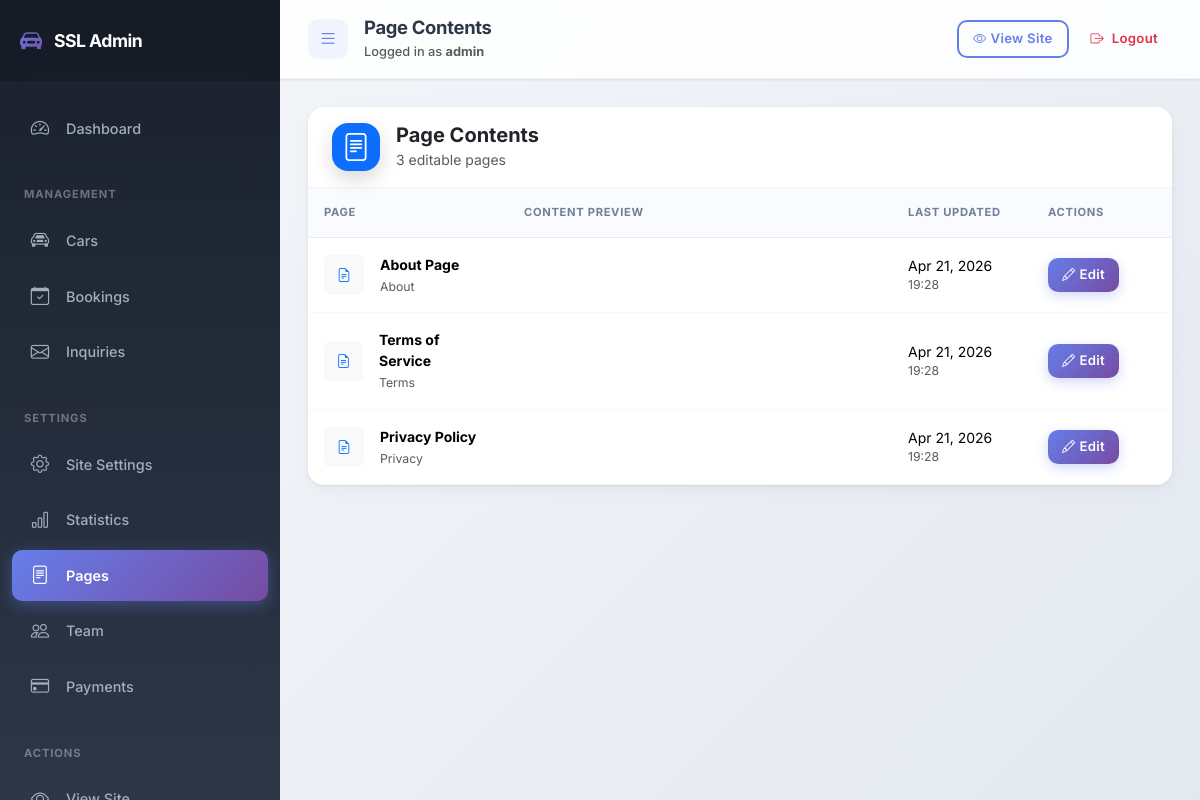
/dashboard/pages/ (signed in), run on the app's committed database.
### pages/models.py (models this page shows, shortened)
class PageContent(models.Model):
    PAGE_CHOICES = [
        ('about', 'About Page'),
        ('terms', 'Terms of Service'),
        ('privacy', 'Privacy Policy'),
    ]
    page_type = models.CharField(max_length=20, choices=PAGE_CHOICES, unique=True)
    content = models.TextField(help_text='HTML content for the page')
    meta_title = models.CharField(max_length=200, blank=True)
    meta_description = models.TextField(blank=True)
    updated_at = models.DateTimeField(auto_now=True)
    class Meta:
        verbose_name = 'Page Content'
        verbose_name_plural = 'Page Contents'

### admin_panel/views.py (the view)
# urls.py: path('pages/', views.page_content_list, name='page_list'),
@login_required
def page_content_list(request):
    pages = PageContent.objects.all()
    context = {
        'pages': pages,
        'title': 'Page Contents',
    }
    return render(request, 'admin_panel/pages/list.html', context)

### pages/context_processors.py (called while the page is built)
def site_settings(request):
    settings = SiteSetting.objects.first()
    statistics = Statistic.objects.filter(is_active=True).order_by('order')
    payment_methods = PaymentMethod.objects.filter(is_active=True).order_by('order')
    return {
        'site_settings': settings,
        'site_statistics': statistics,
        'payment_methods': payment_methods,
    }

### admin_panel/templates/admin_panel/pages/list.html (shortened to what this page needs)
{% extends 'admin_panel/base.html' %}
{% load static %}
{% block content %}
<div class="card border-0 shadow-sm">
    <div class="card-header bg-white py-3 d-flex flex-column flex-md-row justify-content-between align-items-start align-items-md-center gap-3">
        <div class="d-flex align-items-center">
            <div class="stat-icon bg-primary me-3" style="width: 48px; height: 48px; min-width: 48px;">
                <i class="bi bi-file-text"></i>
            </div>
            <div>
                <h5 class="mb-0 fw-bold">Page Contents</h5>
                <small class="text-muted">{{ pages.count }} editable page{{ pages.count|pluralize }}</small>
            </div>
        </div>
    </div>
    <div class="card-body p-0">
        {% if pages %}
            <div class="table-responsive">
                <table class="table table-hover align-middle mb-0">
                    <thead class="table-light">
                        <tr>
                            <th style="width: 200px;">Page</th>
                            <th>Content Preview</th>
                            <th style="width: 140px;">Last Updated</th>
                            <th style="width: 140px;">Actions</th>
                        </tr>
                    </thead>
                    <tbody>
                        {% for page in pages %}
                        <tr class="hover-highlight">
                            <td>
                                <div class="d-flex align-items-center">
                                    <div class="bg-light rounded d-flex align-items-center justify-content-center me-3" style="width: 40px; height: 40px;">
                                        <i class="bi bi-file-earmark-text text-primary"></i>
                                    </div>
                                    <div>
                                        <strong>{{ page.get_page_type_display }}</strong>
                                        <br><small class="text-muted">{{ page.page_type|title }}</small>
                                    </div>
                                </div>
                            </td>
                            <td>
                            </td>
                            <td>
                                <div class="d-flex flex-column">
                                    <span>{{ page.updated_at|date:"M d, Y" }}</span>
                                    <small class="text-muted">{{ page.updated_at|date:"H:i" }}</small>
                                </div>
                            </td>
                            <td>
                                <a href="{% url 'admin_panel:page_edit' page.page_type %}" class="btn btn-sm btn-primary">
                                    <i class="bi bi-pencil me-1"></i>Edit
                                </a>
                            </td>
                        </tr>
                        {% endfor %}
                    </tbody>
                </table>
            </div>
        {% else %}
            <div class="empty-state text-center py-5">
                <i class="bi bi-files text-muted display-1 mb-3"></i>
                <h5 class="text-muted">No Pages Yet</h5>
                <p class="text-muted mb-0">Static page content will appear here.</p>
            </div>
        {% endif %}
    </div>
</div>
{% endblock %}

### admin_panel/templates/admin_panel/base.html (shortened to what this page needs)
{% load static custom_filters %}
<!DOCTYPE html>
<html lang="en">
<head>
    <link href="https://cdn.jsdelivr.net/npm/bootstrap@5.3.2/dist/css/bootstrap.min.css" rel="stylesheet">
    <link href="https://cdn.jsdelivr.net/npm/bootstrap-icons@1.11.1/font/bootstrap-icons.css" rel="stylesheet">
    <link rel="stylesheet" href="{% static 'css/admin.css' %}">
</head>
<body>
    <div class="admin-wrapper">
        <nav id="sidebar" class="sidebar">
            <div class="sidebar-header">
                <a href="{% url 'pages:home' %}" class="navbar-brand" target="_blank" title="View Website">
                    <i class="bi bi-car-front-fill"></i>
                    <span>SSL Admin</span>
                </a>
            </div>
            <ul class="sidebar-nav">
                <li class="sidebar-item">
                    <a href="{% url 'admin_panel:dashboard' %}" class="sidebar-link {% if request.resolver_match.url_name == 'dashboard' %}active{% endif %}" data-bs-toggle="tooltip" title="Dashboard">
                        <i class="bi bi-speedometer2"></i>
                        <span>Dashboard</span>
                    </a>
                </li>
                <li class="sidebar-heading">Management</li>
                <li class="sidebar-item">
                    <a href="{% url 'admin_panel:car_list' %}" class="sidebar-link {% if 'car' in request.resolver_match.url_name %}active{% endif %}" data-bs-toggle="tooltip" title="Manage Cars">
                        <i class="bi bi-car-front"></i>
                        <span>Cars</span>
                    </a>
                </li>
                <li class="sidebar-item">
                    <a href="{% url 'admin_panel:booking_list' %}" class="sidebar-link {% if 'booking' in request.resolver_match.url_name %}active{% endif %}" data-bs-toggle="tooltip" title="Bookings">
                        <i class="bi bi-calendar-check"></i>
                        <span>Bookings</span>
                    </a>
                </li>
                <li class="sidebar-item">
                    <a href="{% url 'admin_panel:inquiry_list' %}" class="sidebar-link {% if 'inquiry' in request.resolver_match.url_name %}active{% endif %}" data-bs-toggle="tooltip" title="Contact Inquiries">
                        <i class="bi bi-envelope"></i>
                        <span>Inquiries</span>
                    </a>
                </li>
                <li class="sidebar-heading">Settings</li>
                <li class="sidebar-item">
                    <a href="{% url 'admin_panel:site_settings' %}" class="sidebar-link {% if request.resolver_match.url_name == 'site_settings' %}active{% endif %}" data-bs-toggle="tooltip" title="Site Configuration">
                        <i class="bi bi-gear"></i>
                        <span>Site Settings</span>
                    </a>
                </li>
                <li class="sidebar-item">
                    <a href="{% url 'admin_panel:statistic_list' %}" class="sidebar-link {% if 'statistic' in request.resolver_match.url_name %}active{% endif %}" data-bs-toggle="tooltip" title="Homepage Statistics">
                        <i class="bi bi-bar-chart"></i>
                        <span>Statistics</span>
                    </a>
                </li>
                <li class="sidebar-item">
                    <a href="{% url 'admin_panel:page_list' %}" class="sidebar-link {% if 'page' in request.resolver_match.url_name %}active{% endif %}" data-bs-toggle="tooltip" title="Page Contents">
                        <i class="bi bi-file-text"></i>
                        <span>Pages</span>
                    </a>
                </li>
                <li class="sidebar-item">
                    <a href="{% url 'admin_panel:team_list' %}" class="sidebar-link {% if 'team' in request.resolver_match.url_name %}active{% endif %}" data-bs-toggle="tooltip" title="Team Members">
                        <i class="bi bi-people"></i>
                        <span>Team</span>
                    </a>
                </li>
                <li class="sidebar-item">
                    <a href="{% url 'admin_panel:payment_list' %}" class="sidebar-link {% if 'payment' in request.resolver_match.url_name %}active{% endif %}" data-bs-toggle="tooltip" title="Payment Methods">
                        <i class="bi bi-credit-card"></i>
                        <span>Payments</span>
                    </a>
                </li>
                <li class="sidebar-heading">Actions</li>
                <li class="sidebar-item">
                    <a href="{% url 'pages:home' %}" class="sidebar-link" target="_blank" data-bs-toggle="tooltip" title="Open Website in New Tab">
                        <i class="bi bi-eye"></i>
                        <span>View Site</span>
                    </a>
                </li>
            </ul>
        </nav>
        <main class="main-content">
            <header class="top-navbar">
                <div class="d-flex align-items-center">
                    <button id="sidebarToggle" class="sidebar-toggle-btn" data-bs-toggle="tooltip" title="Toggle Sidebar">
                        <i class="bi bi-list"></i>
                    </button>
                    <div class="ms-3">
                        <h5 class="mb-0">{% block page_title %}{{ title }}{% endblock %}</h5>
                        <small class="text-muted">Logged in as <strong>{{ request.user.username }}</strong></small>
                    </div>
                </div>
                <div class="d-flex align-items-center gap-2">
                    <a href="{% url 'pages:home' %}" class="btn btn-outline-primary btn-sm d-none d-md-inline-flex" target="_blank" data-bs-toggle="tooltip" title="View Website">
                        <i class="bi bi-eye me-1"></i> <span class="d-none d-lg-inline">View Site</span>
                    </a>
                    <a href="{% url 'admin_panel:logout' %}" class="btn btn-outline-danger btn-sm" data-bs-toggle="tooltip" title="Logout">
                        <i class="bi bi-box-arrow-right me-1"></i> <span class="d-none d-lg-inline">Logout</span>
                    </a>
                </div>
            </header>
            <div class="content-wrapper">
                {% block content %}{% endblock %}
            </div>
        </main>
    </div>
</body>
</html>

### admin_panel/templates/admin_panel/base.html (style rules this page uses)
.sidebar { will-change: transform, width; backface-visibility: hidden; }

### data on the page
PageContent: page_type "About Page", page_type "About", updated_at "Apr 21, 2026", updated_at "19:28"
PageContent: page_type "Terms of Service", page_type "Terms", updated_at "Apr 21, 2026", updated_at "19:28"
PageContent: page_type "Privacy Policy", page_type "Privacy", updated_at "Apr 21, 2026", updated_at "19:28"

### other printed values
{{ title }} "Page Contents"
{{ request.user.username }} "admin"
{{ pages.count }} "3"
